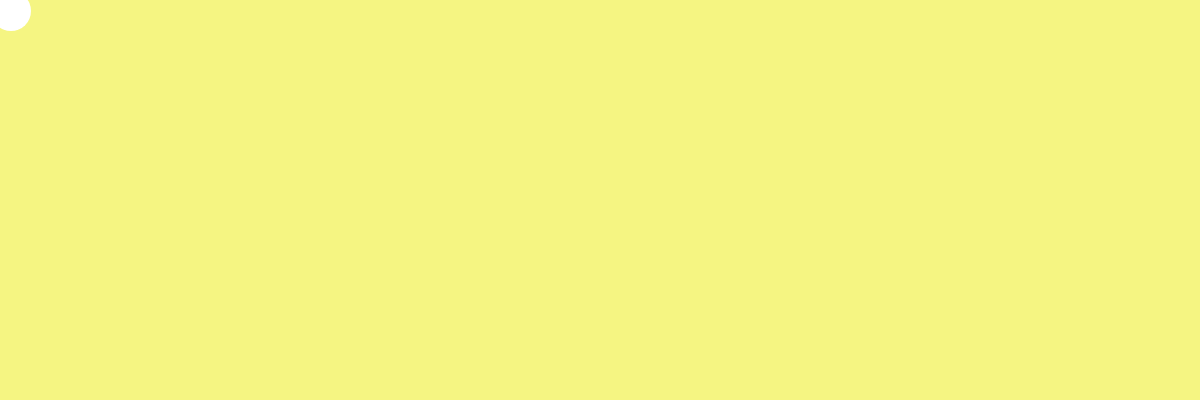
Frame 1 (no input)
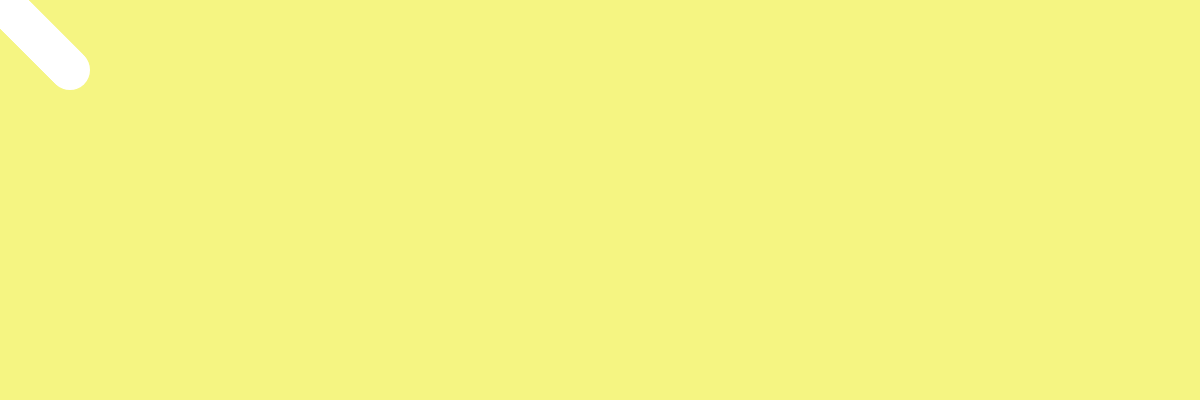
Frame 60 (no input)
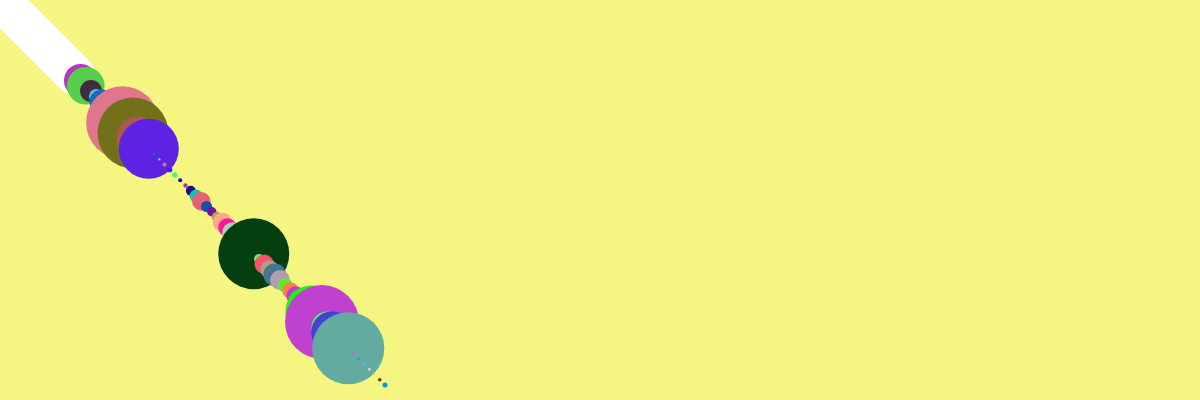
Frame 120 (the mouse pressed at the canvas centre since frame 60)

The p5.js sketch that drew these frames (run headless with seeded random() and noise() and a simulated clock; from frame 60 on, the mouse is pressed at the canvas centre):

// p5.js sketch
// ── sketch.js

let ball = {};
ball.width = 40;
ball.x = 10;
ball.y = 10;
ball.delta_x = 1;
ball.delta_y = 1;
ball.scale_x = 1;
ball.scale_y = 1;

let cR = 255
let cB = 255
let cG = 255 //color variables defined

noiseVal = 0.0 //starting noise variable

function setup() {
    createCanvas(windowWidth, 400);
    background('rgb(245, 245, 130)');
    noiseDetail(5, 1)
}

function draw() {

    ball.x += ball.delta_x * ball.scale_x;
    ball.y += ball.delta_y * ball.scale_y;


    if (ball.x >= width || ball.x <= 0) {
        ball.delta_x = -1 * ball.delta_x;
        ball.width = random(5, 30) //size changes to a random number smaller than the default size
    }
    if (ball.y >= height || ball.y <= 0) {
        ball.delta_y = -1 * ball.delta_y;
        ball.width = random(5, 30)
    }

    noStroke()
let colorVal = color(cR, cB, cG) //setting variables as color values
    fill(colorVal);
    ellipse(ball.x, ball.y, ball.width, ball.width);

noiseVal += 0.5

if (mouseIsPressed) { //random colors and sizes for mouse is pressed
  cR = random(0, 255)
  cB = random(0, 255)
  cG = random(0, 255)
  ball.width = (ball.width * noise(noiseVal)) % 75; //adding noise factor to size when mouse is pressed. Size has modulo so it stays in range.
}

}
function mousePressed() {
    ball.scale_x = map(mouseX, 0, width, 0.5, 10);
    ball.scale_y = map(mouseY, 0, height, 0.5, 10);
}
